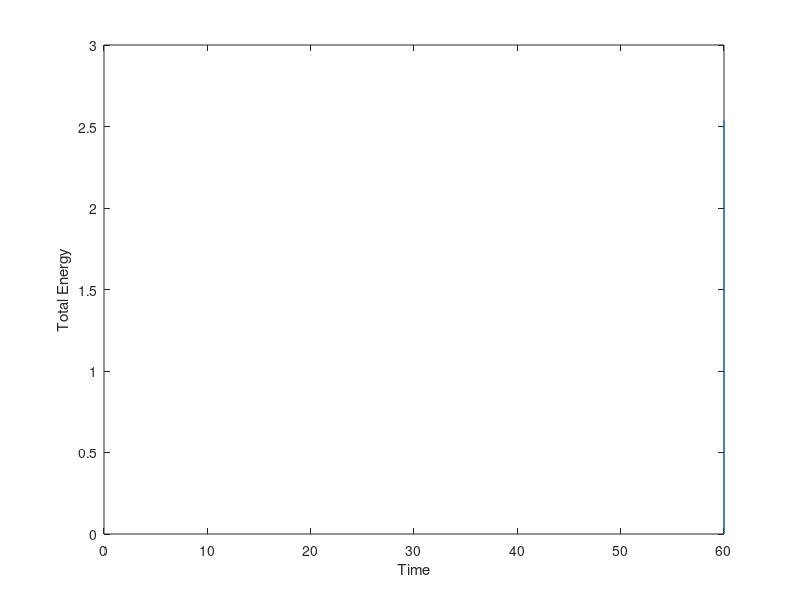

Write MATLAB code to recreate this figure.
% This script is the program to simulate the oscillator using the first
% order forward Euler method.
% Alex Aalbertsberg (s1008129)
clc

k = 5; % spring constant given (5 N/m)
m = 2; % mass given (2 kg)

T = 60; %self-defined final simulation time

MaxStap = 600000; % maximum amount of steps
DeltaT = T/MaxStap; % calculate time step

%Pre-allocate arrays
x = zeros(1,MaxStap);
t = zeros(1,MaxStap);
e = zeros(1,MaxStap);

%initial values
x(1) = 1; v = 0; t(1) = 0; e(1) = 0;

%Time integration using Euler's method
for i=1:MaxStap-1
    t(i+1) = t(i) + DeltaT; %update time
    
    e(i) = (1/2)*k*x(i)^2 + (1/2*m*v^2); % calculate total energy by adding 
                                         % kinetic and potential energy at 
                                         % current time step
    
    a = -k*x(i)/m; % acceleration (a = F/m)
    x(i+1) = x(i) + v * DeltaT; % calculate new spring position
    v = v + a * DeltaT; %calculate new speed
end

plot(t,e) % plot energy as a function of time
xlabel('Time'); ylabel('Total Energy');